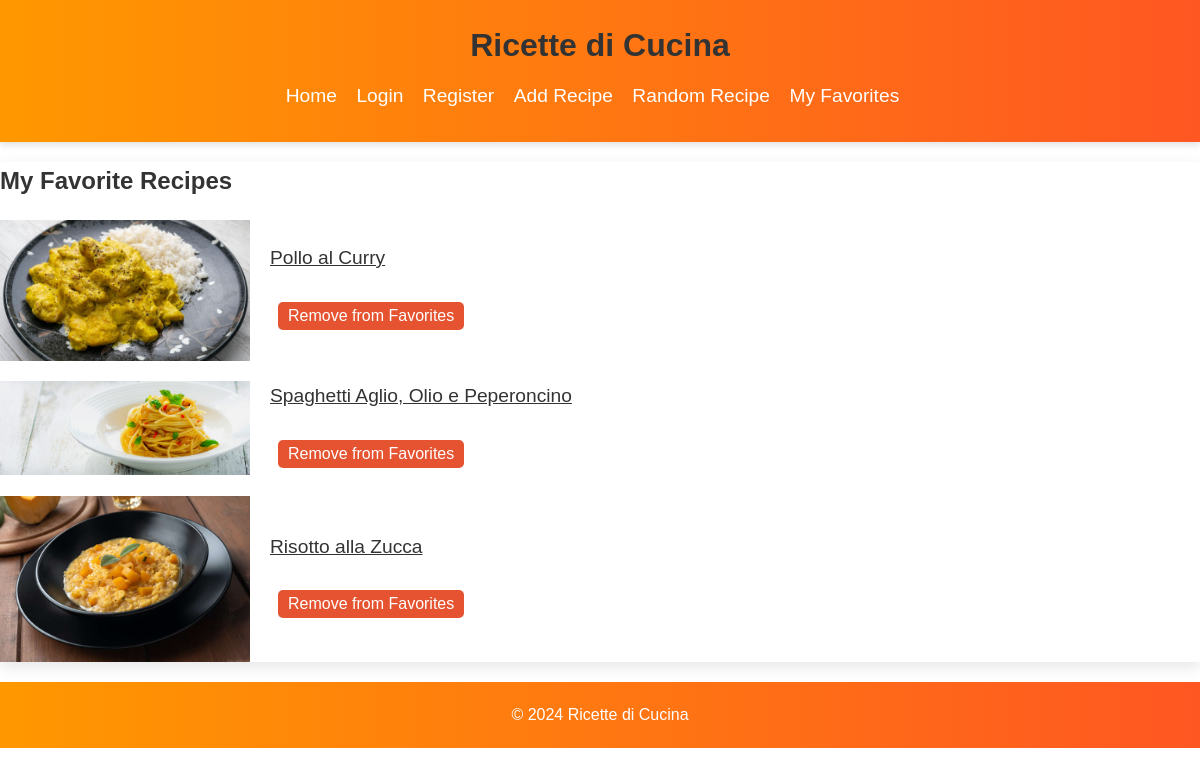
The page /my_favorites (signed in) on the database its author committed.
### tables this page shows
CREATE TABLE recipe (
    id INTEGER PRIMARY KEY AUTOINCREMENT,
    name TEXT NOT NULL,
    ingredients TEXT NOT NULL,
    procedure TEXT NOT NULL,
    user_id INTEGER, image_path TEXT,
    FOREIGN KEY (user_id) REFERENCES user (id)
);

### app.py (the view)
    def wrapped_view(**kwargs):
        if not session.get('user_id'):
            return redirect(url_for('login'))
        return view(**kwargs)

### app.py (called while the page is built)
def get_db():
    db_path = app.config['DATABASE']
    if '_database' not in g:
        g._database = sqlite3.connect(db_path)
        g._database.row_factory = sqlite3.Row
    return g._database

@app.teardown_appcontext
def close_connection(exception):
    db = g.pop('_database', None)
    if db is not None:
        db.close()

def login_required(view):
    def wrapped_view(**kwargs):
        if not session.get('user_id'):
            return redirect(url_for('login'))
        return view(**kwargs)
    wrapped_view.__name__ = view.__name__
    return wrapped_view

@app.route('/my_favorites')
@login_required
def my_favorites():
    user_id = session['user_id']
    db = get_db()
    favorites = db.execute(
        'SELECT r.* FROM recipe r JOIN favorites f ON f.recipe_id = r.id WHERE f.user_id = ?',
        (user_id,)
    ).fetchall()
    return render_template('my_favorites.html', favorites=favorites)

### templates/my_favorites.html
{% extends "layout.html" %}
{% block content %}
<h2>My Favorite Recipes</h2>
<div class="favorite-recipes">
    {% for recipe in favorites %}
    <div class="favorite-item">
        <img src="../{{ recipe.image_path }}" alt="Immagine del piatto" class="favorite-image">
        <div class="recipe-details">
            <a href="{{ url_for('view_recipe', recipe_id=recipe.id) }}" class="recipe-name">{{ recipe.name }}</a>
            <form action="{{ url_for('remove_from_favorites', recipe_id=recipe.id) }}" method="post">
                <button type="submit" class="remove-button">Remove from Favorites</button>
            </form>
        </div>
    </div>
    {% endfor %}
</div>
{% endblock %}

### static/style.css (style rules this page uses)
* { box-sizing: border-box; margin: 0; padding: 0; }
body, h1, h2, h3, p, form, ul, li { font-family: 'Helvetica Neue', Helvetica, Arial, sans-serif; }
body { line-height: 1.6; font-size: 16px; background-color: #fff; color: #333; }
h1, h2 { color: #333; }
form { background: #ffffff; padding: 20px; margin-top: 20px; border: 1px solid #ddd; transition: transform 0.3s ease-in-out; }
form button { background-color: #ff9800; color: #ffffff; border: none; padding: 10px 20px; font-size: 1em; cursor: pointer; transition: background-color 0.3s; }
body, h1, h2, h3, p, form, ul, li { font-family: Arial, sans-serif; }
select, input, button, form { padding: 8px; border: none; outline: none; background: none; color: inherit; cursor: pointer; border-radius: 4px; }
button { background: orange; color: white; }
.favorite-recipes { margin-top: 20px; }
.favorite-item { display: flex; align-items: center; margin-bottom: 20px; }
.favorite-image { width: 250px; height: auto; margin-right: 20px; }
.recipe-details { flex-grow: 1; }
.recipe-name { display: block; font-size: 1.2em; color: #333; margin-bottom: 5px; }
.remove-button { padding: 5px 10px; background-color: #e55330; color: white; border: none; cursor: pointer; border-radius: 5px; }

### rows shown on the page
recipe: shows a picture, name "Pollo al Curry"
recipe: shows a picture, name "Spaghetti Aglio, Olio e Peperoncino"
recipe: shows a picture, name "Risotto alla Zucca"
